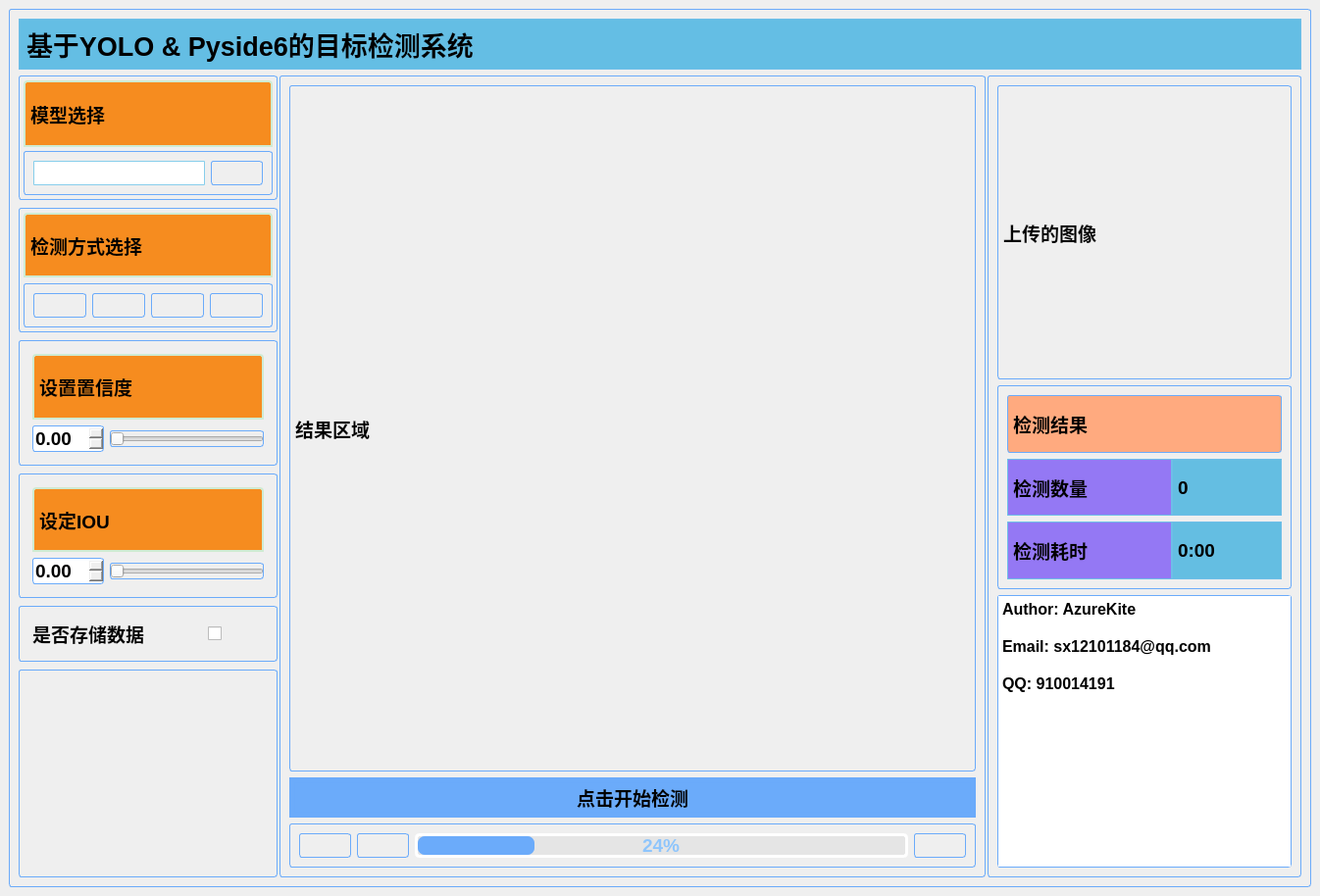
<?xml version="1.0" encoding="UTF-8"?>
<ui version="4.0">
 <class>MainWindow</class>
 <widget class="QMainWindow" name="MainWindow">
  <property name="geometry">
   <rect>
    <x>0</x>
    <y>0</y>
    <width>1346</width>
    <height>914</height>
   </rect>
  </property>
  <property name="windowTitle">
   <string>MainWindow</string>
  </property>
  <property name="styleSheet">
   <string notr="true">
border-radius:3px;
qproperty-alignment: 'AlignCenter';
font-size: 14pt;  
font-weight: 500; </string>
  </property>
  <widget class="QWidget" name="centralwidget">
   <layout class="QGridLayout" name="gridLayout_2">
    <item row="0" column="0">
     <layout class="QGridLayout" name="gridLayout">
      <item row="0" column="0">
       <widget class="QFrame" name="verticalFrame">
        <property name="styleSheet">
         <string notr="true">border:1px solid #6babfa;</string>
        </property>
        <layout class="QVBoxLayout" name="verticalLayout" stretch="1,9">
         <item>
          <layout class="QHBoxLayout" name="page_up">
           <item>
            <widget class="QLabel" name="title">
             <property name="styleSheet">
              <string notr="true">font-size: 20pt;  
border:1px solid #6ebee8;
background:#64bee4;
border-top-left-radius: 0px;
border-top-right-radius: 0px;
border-bottom-left-radius: 0;
border-bottom-right-radius: 0px;</string>
             </property>
             <property name="text">
              <string>基于YOLO &amp; Pyside6的目标检测系统</string>
             </property>
            </widget>
           </item>
          </layout>
         </item>
         <item>
          <layout class="QHBoxLayout" name="page_down" stretch="2,5,2">
           <property name="spacing">
            <number>2</number>
           </property>
           <item>
            <layout class="QHBoxLayout" name="left">
             <property name="spacing">
              <number>2</number>
             </property>
             <item>
              <layout class="QVBoxLayout" name="left_page" stretch="3,3,3,3,1,5">
               <property name="spacing">
                <number>8</number>
               </property>
               <item>
                <layout class="QVBoxLayout" name="verticalLayout_11">
                 <item>
                  <widget class="QFrame" name="verticalFrame_4">
                   <layout class="QVBoxLayout" name="verticalLayout_5" stretch="3,2">
                    <property name="spacing">
                     <number>4</number>
                    </property>
                    <property name="leftMargin">
                     <number>4</number>
                    </property>
                    <property name="topMargin">
                     <number>4</number>
                    </property>
                    <property name="rightMargin">
                     <number>4</number>
                    </property>
                    <property name="bottomMargin">
                     <number>4</number>
                    </property>
                    <item>
                     <widget class="QLabel" name="label_2">
                      <property name="styleSheet">
                       <string notr="true">border:2px solid #CFEBD2;
background:#f68c1f;
border-top-left-radius: 4px;
border-top-right-radius: 4px;
border-bottom-left-radius: 0;
border-bottom-right-radius: 0px;</string>
                      </property>
                      <property name="text">
                       <string>模型选择</string>
                      </property>
                     </widget>
                    </item>
                    <item>
                     <layout class="QHBoxLayout" name="horizontalLayout_3">
                      <item>
                       <widget class="QFrame" name="horizontalFrame_2">
                        <layout class="QHBoxLayout" name="horizontalLayout_4">
                         <property name="spacing">
                          <number>4</number>
                         </property>
                         <item>
                          <layout class="QHBoxLayout" name="horizontalLayout_7">
                           <property name="spacing">
                            <number>6</number>
                           </property>
                           <property name="topMargin">
                            <number>0</number>
                           </property>
                           <property name="rightMargin">
                            <number>0</number>
                           </property>
                           <property name="bottomMargin">
                            <number>0</number>
                           </property>
                           <item>
                            <widget class="QLineEdit" name="model_name">
                             <property name="minimumSize">
                              <size>
                               <width>0</width>
                               <height>4</height>
                              </size>
                             </property>
                             <property name="styleSheet">
                              <string notr="true">padding-left:10px;
padding-top:10px;
border:1px solid skyblue;
border-radius:1px;</string>
                             </property>
                            </widget>
                           </item>
                           <item>
                            <widget class="QPushButton" name="model_select">
                             <property name="text">
                              <string/>
                             </property>
                             <property name="icon">
                              <iconset>
                               <normaloff>icons/选择文件.png</normaloff>icons/选择文件.png</iconset>
                             </property>
                             <property name="iconSize">
                              <size>
                               <width>32</width>
                               <height>32</height>
                              </size>
                             </property>
                            </widget>
                           </item>
                          </layout>
                         </item>
                         <item>
                          <layout class="QHBoxLayout" name="horizontalLayout_6"/>
                         </item>
                        </layout>
                       </widget>
                      </item>
                     </layout>
                    </item>
                   </layout>
                  </widget>
                 </item>
                </layout>
               </item>
               <item>
                <layout class="QVBoxLayout" name="select">
                 <item>
                  <widget class="QFrame" name="verticalFrame_model">
                   <layout class="QVBoxLayout" name="verticalLayout_8" stretch="3,2">
                    <property name="leftMargin">
                     <number>4</number>
                    </property>
                    <property name="topMargin">
                     <number>4</number>
                    </property>
                    <property name="rightMargin">
                     <number>4</number>
                    </property>
                    <property name="bottomMargin">
                     <number>4</number>
                    </property>
                    <item>
                     <widget class="QLabel" name="label_5">
                      <property name="styleSheet">
                       <string notr="true">border:2px solid #CFEBD2;
background:#f68c1f;
border-top-left-radius: 4px;
border-top-right-radius: 4px;
border-bottom-left-radius: 0;
border-bottom-right-radius: 0px;</string>
                      </property>
                      <property name="text">
                       <string>检测方式选择</string>
                      </property>
                     </widget>
                    </item>
                    <item>
                     <layout class="QHBoxLayout" name="horizontalLayout_8">
                      <item>
                       <widget class="QFrame" name="horizontalFrame_5">
                        <layout class="QHBoxLayout" name="horizontalLayout_9">
                         <item>
                          <widget class="QPushButton" name="image">
                           <property name="text">
                            <string/>
                           </property>
                           <property name="icon">
                            <iconset>
                             <normaloff>icons/照片_pic.png</normaloff>icons/照片_pic.png</iconset>
                           </property>
                           <property name="iconSize">
                            <size>
                             <width>32</width>
                             <height>32</height>
                            </size>
                           </property>
                          </widget>
                         </item>
                         <item>
                          <widget class="QPushButton" name="video">
                           <property name="text">
                            <string/>
                           </property>
                           <property name="icon">
                            <iconset>
                             <normaloff>icons/视频_video-two.png</normaloff>icons/视频_video-two.png</iconset>
                           </property>
                           <property name="iconSize">
                            <size>
                             <width>32</width>
                             <height>32</height>
                            </size>
                           </property>
                          </widget>
                         </item>
                         <item>
                          <widget class="QPushButton" name="camera">
                           <property name="text">
                            <string/>
                           </property>
                           <property name="icon">
                            <iconset>
                             <normaloff>icons/摄像头_camera-one.png</normaloff>icons/摄像头_camera-one.png</iconset>
                           </property>
                           <property name="iconSize">
                            <size>
                             <width>32</width>
                             <height>32</height>
                            </size>
                           </property>
                          </widget>
                         </item>
                         <item>
                          <widget class="QPushButton" name="dirs">
                           <property name="text">
                            <string/>
                           </property>
                           <property name="icon">
                            <iconset>
                             <normaloff>icons/图层_layers.png</normaloff>icons/图层_layers.png</iconset>
                           </property>
                           <property name="iconSize">
                            <size>
                             <width>32</width>
                             <height>32</height>
                            </size>
                           </property>
                          </widget>
                         </item>
                        </layout>
                       </widget>
                      </item>
                     </layout>
                    </item>
                   </layout>
                  </widget>
                 </item>
                </layout>
               </item>
               <item>
                <layout class="QVBoxLayout" name="conf" stretch="2">
                 <item>
                  <widget class="QFrame" name="horizontalFrame_6">
                   <layout class="QHBoxLayout" name="horizontalLayout_11">
                    <item>
                     <layout class="QVBoxLayout" name="verticalLayout_10" stretch="3,2">
                      <property name="leftMargin">
                       <number>4</number>
                      </property>
                      <property name="topMargin">
                       <number>4</number>
                      </property>
                      <property name="rightMargin">
                       <number>4</number>
                      </property>
                      <property name="bottomMargin">
                       <number>4</number>
                      </property>
                      <item>
                       <widget class="QLabel" name="label_6">
                        <property name="styleSheet">
                         <string notr="true">border:2px solid #CFEBD2;
background:#f68c1f;
border-top-left-radius: 4px;
border-top-right-radius: 4px;
border-bottom-left-radius: 0;
border-bottom-right-radius: 0px;</string>
                        </property>
                        <property name="text">
                         <string>设置置信度</string>
                        </property>
                       </widget>
                      </item>
                      <item>
                       <layout class="QHBoxLayout" name="horizontalLayout_15">
                        <item>
                         <widget class="QDoubleSpinBox" name="conf_num"/>
                        </item>
                        <item>
                         <widget class="QSlider" name="conf_slider">
                          <property name="orientation">
                           <enum>Qt::Orientation::Horizontal</enum>
                          </property>
                         </widget>
                        </item>
                       </layout>
                      </item>
                     </layout>
                    </item>
                   </layout>
                  </widget>
                 </item>
                </layout>
               </item>
               <item>
                <layout class="QVBoxLayout" name="IOU" stretch="2">
                 <item>
                  <widget class="QFrame" name="horizontalFrame_51">
                   <layout class="QHBoxLayout" name="horizontalLayout_10">
                    <item>
                     <layout class="QVBoxLayout" name="verticalLayout_9" stretch="3,2">
                      <property name="leftMargin">
                       <number>4</number>
                      </property>
                      <property name="topMargin">
                       <number>4</number>
                      </property>
                      <property name="rightMargin">
                       <number>4</number>
                      </property>
                      <property name="bottomMargin">
                       <number>4</number>
                      </property>
                      <item>
                       <widget class="QLabel" name="label_7">
                        <property name="styleSheet">
                         <string notr="true">border:2px solid #CFEBD2;
background:#f68c1f;
border-top-left-radius: 4px;
border-top-right-radius: 4px;
border-bottom-left-radius: 0;
border-bottom-right-radius: 0px;</string>
                        </property>
                        <property name="text">
                         <string>设定IOU</string>
                        </property>
                       </widget>
                      </item>
                      <item>
                       <layout class="QHBoxLayout" name="horizontalLayout_12">
                        <item>
                         <widget class="QDoubleSpinBox" name="iou_number"/>
                        </item>
                        <item>
                         <widget class="QSlider" name="iou_slider">
                          <property name="orientation">
                           <enum>Qt::Orientation::Horizontal</enum>
                          </property>
                         </widget>
                        </item>
                       </layout>
                      </item>
                     </layout>
                    </item>
                   </layout>
                  </widget>
                 </item>
                </layout>
               </item>
               <item>
                <layout class="QVBoxLayout" name="verticalLayout_6">
                 <item>
                  <widget class="QFrame" name="horizontalFrame_7">
                   <layout class="QHBoxLayout" name="horizontalLayout_16">
                    <item>
                     <layout class="QHBoxLayout" name="horizontalLayout_17" stretch="3,1">
                      <property name="leftMargin">
                       <number>4</number>
                      </property>
                      <property name="topMargin">
                       <number>4</number>
                      </property>
                      <property name="rightMargin">
                       <number>4</number>
                      </property>
                      <property name="bottomMargin">
                       <number>4</number>
                      </property>
                      <item>
                       <widget class="QLabel" name="label_9">
                        <property name="styleSheet">
                         <string notr="true">border:none
</string>
                        </property>
                        <property name="text">
                         <string>是否存储数据</string>
                        </property>
                       </widget>
                      </item>
                      <item>
                       <widget class="QCheckBox" name="save_data">
                        <property name="styleSheet">
                         <string notr="true">border:none</string>
                        </property>
                        <property name="text">
                         <string/>
                        </property>
                       </widget>
                      </item>
                     </layout>
                    </item>
                   </layout>
                  </widget>
                 </item>
                </layout>
               </item>
               <item>
                <layout class="QVBoxLayout" name="verticalLayout_7">
                 <item>
                  <widget class="QLabel" name="logo">
                   <property name="maximumSize">
                    <size>
                     <width>500</width>
                     <height>300</height>
                    </size>
                   </property>
                   <property name="text">
                    <string/>
                   </property>
                   <property name="pixmap">
                    <pixmap>icons/3321.png</pixmap>
                   </property>
                   <property name="scaledContents">
                    <bool>true</bool>
                   </property>
                  </widget>
                 </item>
                </layout>
               </item>
              </layout>
             </item>
            </layout>
           </item>
           <item>
            <layout class="QHBoxLayout" name="mid">
             <item>
              <widget class="QFrame" name="verticalFrame_mid">
               <layout class="QVBoxLayout" name="verticalLayout_19" stretch="10,1,1">
                <item>
                 <layout class="QVBoxLayout" name="verticalLayout_23">
                  <item>
                   <widget class="QLabel" name="finall_result">
                    <property name="minimumSize">
                     <size>
                      <width>700</width>
                      <height>700</height>
                     </size>
                    </property>
                    <property name="maximumSize">
                     <size>
                      <width>1200</width>
                      <height>700</height>
                     </size>
                    </property>
                    <property name="text">
                     <string>结果区域</string>
                    </property>
                    <property name="scaledContents">
                     <bool>true</bool>
                    </property>
                   </widget>
                  </item>
                 </layout>
                </item>
                <item>
                 <layout class="QVBoxLayout" name="verticalLayout_22">
                  <property name="spacing">
                   <number>0</number>
                  </property>
                  <item>
                   <widget class="QFrame" name="verticalFrame_16">
                    <property name="styleSheet">
                     <string notr="true">border:1px solid #6aaafa;
background:#6babfa;
border-top-left-radius: 0px;
border-top-right-radius: 0px;
border-bottom-left-radius: 0;
border-bottom-right-radius: 0px;</string>
                    </property>
                    <layout class="QVBoxLayout" name="verticalLayout_24">
                     <property name="spacing">
                      <number>2</number>
                     </property>
                     <property name="leftMargin">
                      <number>4</number>
                     </property>
                     <property name="topMargin">
                      <number>4</number>
                     </property>
                     <property name="rightMargin">
                      <number>4</number>
                     </property>
                     <property name="bottomMargin">
                      <number>4</number>
                     </property>
                     <item>
                      <widget class="QPushButton" name="yolo_start">
                       <property name="font">
                        <font>
                         <pointsize>14</pointsize>
                         <fontweight>Medium</fontweight>
                        </font>
                       </property>
                       <property name="styleSheet">
                        <string notr="true">border:1px solid #6aaafa;
background:#6babfa;
border-top-left-radius: 0px;
border-top-right-radius: 0px;
border-bottom-left-radius: 0;
border-bottom-right-radius: 0px;</string>
                       </property>
                       <property name="text">
                        <string>点击开始检测</string>
                       </property>
                      </widget>
                     </item>
                    </layout>
                   </widget>
                  </item>
                 </layout>
                </item>
                <item>
                 <layout class="QVBoxLayout" name="verticalLayout_21">
                  <item>
                   <widget class="QFrame" name="horizontalFrame_12">
                    <layout class="QHBoxLayout" name="horizontalLayout_21">
                     <item>
                      <widget class="QPushButton" name="video_start">
                       <property name="text">
                        <string/>
                       </property>
                       <property name="icon">
                        <iconset>
                         <normaloff>icons/播放.png</normaloff>icons/播放.png</iconset>
                       </property>
                       <property name="iconSize">
                        <size>
                         <width>32</width>
                         <height>32</height>
                        </size>
                       </property>
                      </widget>
                     </item>
                     <item>
                      <widget class="QPushButton" name="video_stop">
                       <property name="text">
                        <string/>
                       </property>
                       <property name="icon">
                        <iconset>
                         <normaloff>icons/暂停.png</normaloff>icons/暂停.png</iconset>
                       </property>
                       <property name="iconSize">
                        <size>
                         <width>32</width>
                         <height>32</height>
                        </size>
                       </property>
                      </widget>
                     </item>
                     <item>
                      <widget class="QProgressBar" name="video_progressBar">
                       <property name="styleSheet">
                        <string notr="true">
QProgressBar{ 
height:5px;
color: #8EC5FC; 
text-align:center; 
border:3px solid rgb(255, 255, 255);
border-radius: 5px; 
background-color: rgba(215, 215, 215,100);
} 

QProgressBar:chunk{ 
border-radius:0px; 
background:  #6BABFA;
border-radius: 7px;
}</string>
                       </property>
                       <property name="value">
                        <number>24</number>
                       </property>
                      </widget>
                     </item>
                     <item>
                      <widget class="QPushButton" name="video_termination">
                       <property name="text">
                        <string/>
                       </property>
                       <property name="icon">
                        <iconset>
                         <normaloff>icons/结束.png</normaloff>icons/结束.png</iconset>
                       </property>
                       <property name="iconSize">
                        <size>
                         <width>32</width>
                         <height>32</height>
                        </size>
                       </property>
                      </widget>
                     </item>
                    </layout>
                   </widget>
                  </item>
                 </layout>
                </item>
               </layout>
              </widget>
             </item>
            </layout>
           </item>
           <item>
            <layout class="QHBoxLayout" name="right">
             <property name="spacing">
              <number>2</number>
             </property>
             <item>
              <widget class="QFrame" name="verticalFrame_10">
               <layout class="QVBoxLayout" name="verticalLayout_14">
                <item>
                 <layout class="QVBoxLayout" name="verticalLayout_15" stretch="4,3,4">
                  <item>
                   <layout class="QVBoxLayout" name="verticalLayout_20">
                    <item>
                     <widget class="QLabel" name="upload_image">
                      <property name="minimumSize">
                       <size>
                        <width>300</width>
                        <height>300</height>
                       </size>
                      </property>
                      <property name="maximumSize">
                       <size>
                        <width>450</width>
                        <height>300</height>
                       </size>
                      </property>
                      <property name="text">
                       <string>上传的图像</string>
                      </property>
                     </widget>
                    </item>
                   </layout>
                  </item>
                  <item>
                   <layout class="QHBoxLayout" name="horizontalLayout_20">
                    <item>
                     <widget class="QFrame" name="verticalFrame_12">
                      <layout class="QVBoxLayout" name="verticalLayout_18">
                       <item>
                        <layout class="QHBoxLayout" name="horizontalLayout_19">
                         <item>
                          <widget class="QLabel" name="label_3">
                           <property name="styleSheet">
                            <string notr="true">background:rgb(255, 170, 127)</string>
                           </property>
                           <property name="text">
                            <string>检测结果</string>
                           </property>
                          </widget>
                         </item>
                        </layout>
                       </item>
                       <item>
                        <layout class="QHBoxLayout" name="horizontalLayout_24" stretch="3,2">
                         <property name="spacing">
                          <number>0</number>
                         </property>
                         <item>
                          <widget class="QLabel" name="label_8">
                           <property name="styleSheet">
                            <string notr="true">border:1px solid #6ebee8;
background:#9478f4;
border-top-left-radius: 0px;
border-top-right-radius: 0px;
border-bottom-left-radius: 0;
border-bottom-right-radius: 0px;</string>
                           </property>
                           <property name="text">
                            <string>检测数量</string>
                           </property>
                          </widget>
                         </item>
                         <item>
                          <widget class="QLabel" name="detection_quantity">
                           <property name="styleSheet">
                            <string notr="true">border:1px solid #6ebee8;
background:#64bee2;
border-top-left-radius: 0px;
border-top-right-radius: 0px;
border-bottom-left-radius: 0;
border-bottom-right-radius: 0px;</string>
                           </property>
                           <property name="text">
                            <string>0</string>
                           </property>
                          </widget>
                         </item>
                        </layout>
                       </item>
                       <item>
                        <layout class="QHBoxLayout" name="horizontalLayout_23" stretch="3,2">
                         <property name="spacing">
                          <number>0</number>
                         </property>
                         <item>
                          <widget class="QLabel" name="label_11">
                           <property name="styleSheet">
                            <string notr="true">border:1px solid #6ebee8;
background:#9478f4;
border-top-left-radius: 0px;
border-top-right-radius: 0px;
border-bottom-left-radius: 0;
border-bottom-right-radius: 0px;</string>
                           </property>
                           <property name="text">
                            <string>检测耗时</string>
                           </property>
                          </widget>
                         </item>
                         <item>
                          <widget class="QLabel" name="detection_time">
                           <property name="styleSheet">
                            <string notr="true">border:1px solid #6ebee8;
background:#64bee2;
border-top-left-radius: 0px;
border-top-right-radius: 0px;
border-bottom-left-radius: 0;
border-bottom-right-radius: 0px;</string>
                           </property>
                           <property name="text">
                            <string>0:00</string>
                           </property>
                          </widget>
                         </item>
                        </layout>
                       </item>
                      </layout>
                     </widget>
                    </item>
                   </layout>
                  </item>
                  <item>
                   <layout class="QVBoxLayout" name="verticalLayout_16">
                    <item>
                     <widget class="QTextBrowser" name="detection_result">
                      <property name="html">
                       <string>&lt;!DOCTYPE HTML PUBLIC &quot;-//W3C//DTD HTML 4.0//EN&quot; &quot;http://www.w3.org/TR/REC-html40/strict.dtd&quot;&gt;
&lt;html&gt;&lt;head&gt;&lt;meta name=&quot;qrichtext&quot; content=&quot;1&quot; /&gt;&lt;meta charset=&quot;utf-8&quot; /&gt;&lt;style type=&quot;text/css&quot;&gt;
p, li { white-space: pre-wrap; }
hr { height: 1px; border-width: 0; }
li.unchecked::marker { content: &quot;\2610&quot;; }
li.checked::marker { content: &quot;\2612&quot;; }
&lt;/style&gt;&lt;/head&gt;&lt;body style=&quot; font-family:'苹方 粗体'; font-size:14pt; font-weight:500; font-style:normal;&quot;&gt;
&lt;p style=&quot; margin-top:0px; margin-bottom:0px; margin-left:0px; margin-right:0px; -qt-block-indent:0; text-indent:0px;&quot;&gt;&lt;span style=&quot; font-size:12pt; font-weight:700;&quot;&gt;Author&lt;/span&gt;&lt;span style=&quot; font-size:12pt;&quot;&gt;: AzureKite&lt;/span&gt;&lt;/p&gt;
&lt;p style=&quot;-qt-paragraph-type:empty; margin-top:0px; margin-bottom:0px; margin-left:0px; margin-right:0px; -qt-block-indent:0; text-indent:0px; font-size:12pt;&quot;&gt;&lt;br /&gt;&lt;/p&gt;
&lt;p style=&quot; margin-top:0px; margin-bottom:0px; margin-left:0px; margin-right:0px; -qt-block-indent:0; text-indent:0px;&quot;&gt;&lt;span style=&quot; font-size:12pt; font-weight:700;&quot;&gt;Email&lt;/span&gt;&lt;span style=&quot; font-size:12pt;&quot;&gt;: sx12101184@qq.com&lt;/span&gt;&lt;/p&gt;
&lt;p style=&quot;-qt-paragraph-type:empty; margin-top:0px; margin-bottom:0px; margin-left:0px; margin-right:0px; -qt-block-indent:0; text-indent:0px; font-size:12pt;&quot;&gt;&lt;br /&gt;&lt;/p&gt;
&lt;p style=&quot; margin-top:0px; margin-bottom:0px; margin-left:0px; margin-right:0px; -qt-block-indent:0; text-indent:0px;&quot;&gt;&lt;span style=&quot; font-size:12pt; font-weight:700;&quot;&gt;QQ&lt;/span&gt;&lt;span style=&quot; font-size:12pt;&quot;&gt;: 910014191&lt;/span&gt;&lt;/p&gt;&lt;/body&gt;&lt;/html&gt;</string>
                      </property>
                     </widget>
                    </item>
                   </layout>
                  </item>
                 </layout>
                </item>
               </layout>
              </widget>
             </item>
            </layout>
           </item>
          </layout>
         </item>
        </layout>
       </widget>
      </item>
     </layout>
    </item>
   </layout>
  </widget>
 </widget>
 <resources/>
 <connections/>
</ui>
